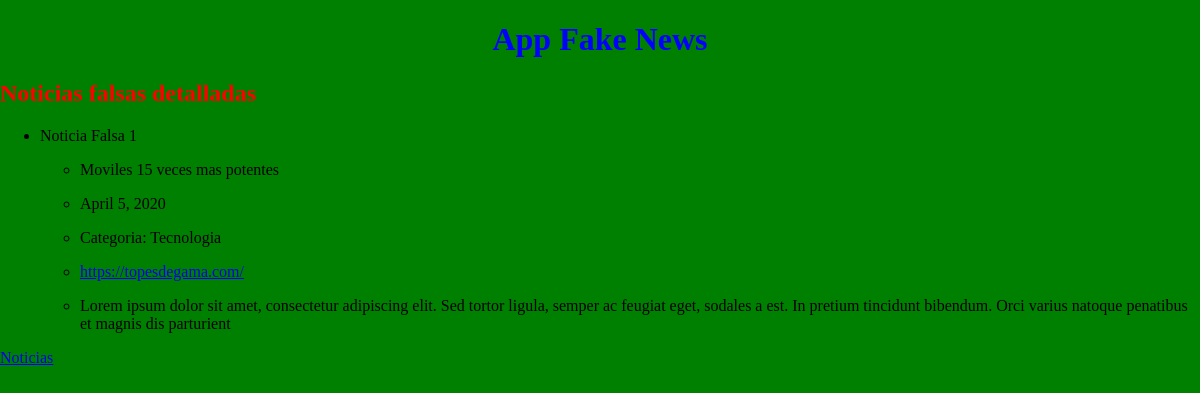
/appFakenews/noticia/1, run on the app's committed database.
### appFakenews/models.py (models this page shows, shortened)
class Noticia(models.Model):
    categoria = models.ForeignKey(Categoria, on_delete=models.CASCADE)
    titular = models.CharField(max_length=100)
    desc = models.CharField(max_length=500)
    medio = models.CharField(max_length=50)
    enlace = models.CharField(max_length=200)
    f_publi = models.DateField()

class Categoria(models.Model):
    nombre = models.CharField(max_length=50)
    def __str__(self):
        return f"Categoria: {self.nombre}"

### appFakenews/views.py (the view)
# urls.py: path('noticia/<int:pk>', views.NoticiaDetailView.as_view(), name='noticia_det'),
class NoticiaDetailView(DetailView):
    model = Noticia
    template_name = 'noticia.html'
    def get_context_data(self, **kwargs):
        context = super(NoticiaDetailView, self).get_context_data(**kwargs)
        context['titulo_pagina'] = 'Noticias falsas detalladas'
        return context

### appFakenews/templates/noticia.html
{% extends "base.html" %}
{% block contenido %}
<ul>
    <li>
        Noticia Falsa {{ noticia.id }}
        <ul>
            <li>
                <p>{{ noticia.titular }}</p>
            </li>
            <li>
                <P>{{ noticia.f_publi }}</p>
            </li>
            <li>
                <p>{{ noticia.categoria }}</p>
            </li>
            <li>
                <p><a href="{{ noticia.enlace }}">{{ noticia.enlace }}</a></p>
            </li>
            <li>
                <p>{{ noticia.desc }}</p>
            </li>
        </ul>
    </li>
</ul>
<a href="{% url 'noticias' %}">Noticias</a>
{% endblock %}

### appFakenews/static/css/style.css (style rules this page uses)
body { background-color: green; margin: 0 auto; width: 1200px; }
p { font-size: 16px; }

### data on the page
Noticia: id "1", titular "Moviles 15 veces mas potentes", f_publi "April 5, 2020", categoria "Categoria: Tecnologia", enlace "https://topesdegama.com/", desc "Lorem ipsum dolor sit amet, consectetur adipiscing elit. Sed tortor ligula, semper ac feugiat eget, sodales a est. In pretium tincidunt bibendum. Orci varius natoque penatibus et magnis dis parturient"
